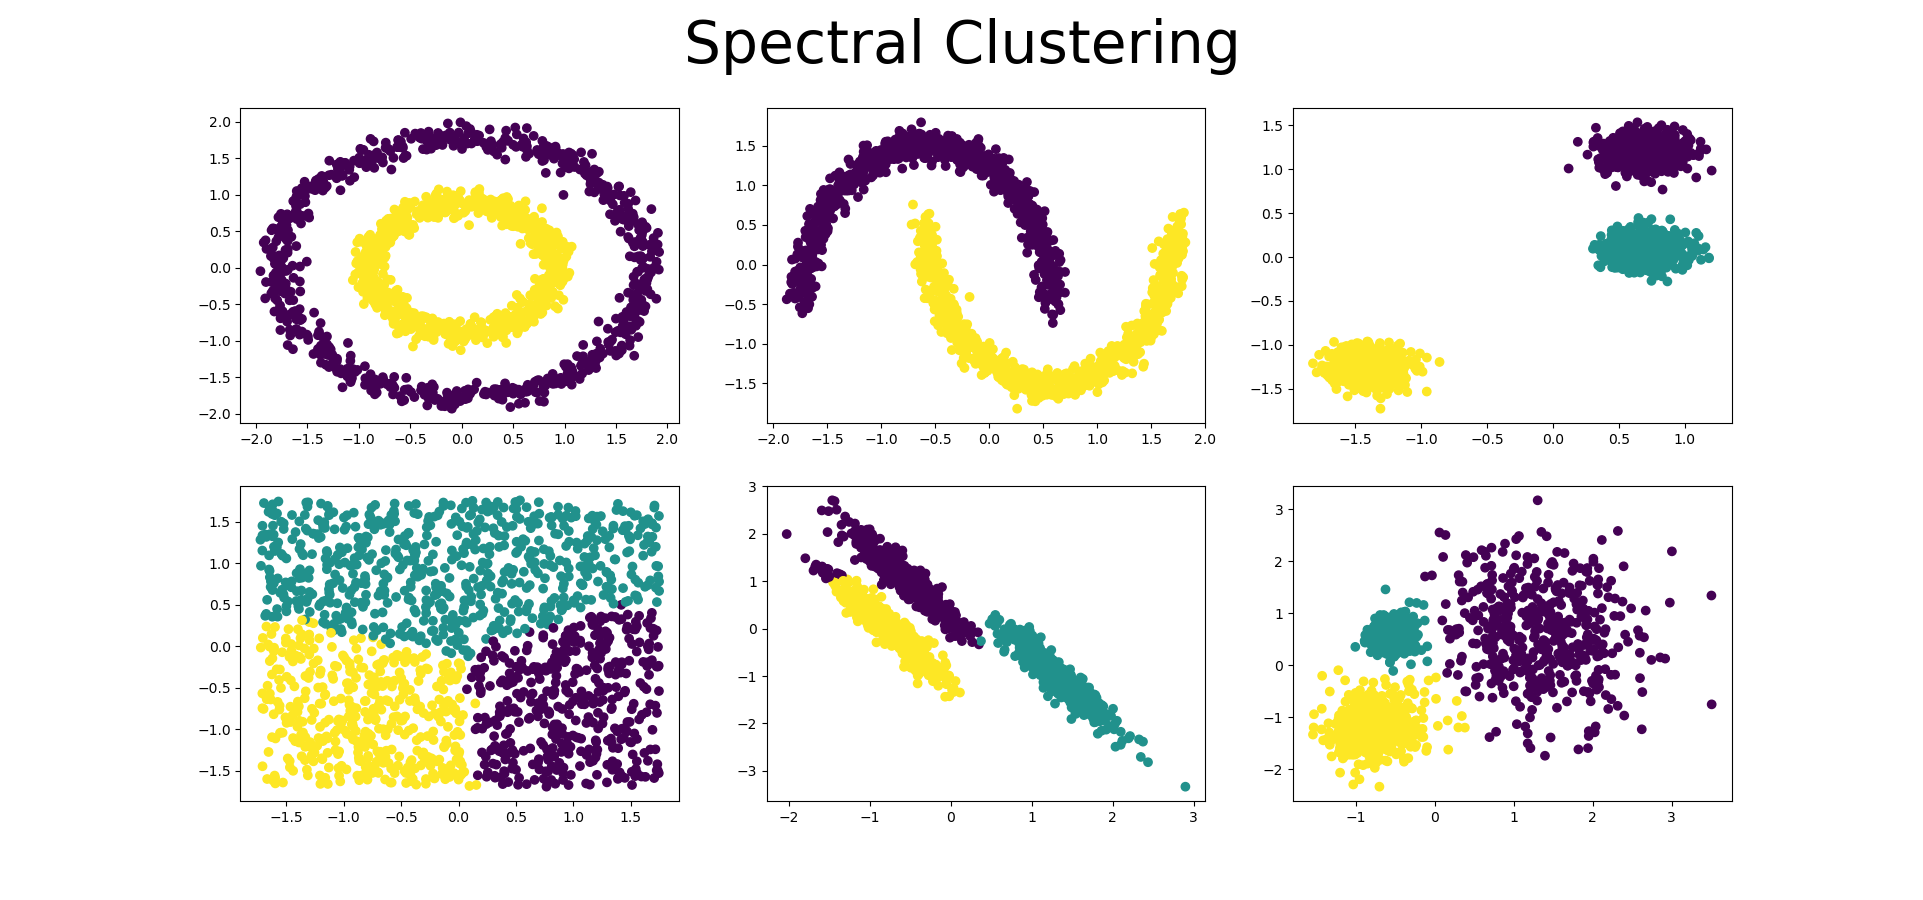

Recreate this plot in Python.
#%matplotlib auto
import numpy as np
import matplotlib.pyplot as plt
from sklearn import cluster, datasets, mixture, metrics
from sklearn.preprocessing import StandardScaler

#----------------------------Crear dataset ejemplo---------------------------

np.random.seed(0)
n_samples = 1500
X = 6* [None]

#Circulos concentricos
Xtemp, _ = datasets.make_circles(n_samples = n_samples, factor=.5, noise=0.05)
X[0]  = StandardScaler().fit_transform(Xtemp)

# Lunas
Xtemp, _ = datasets.make_moons(n_samples = n_samples, noise=0.05)
X[1]  = StandardScaler().fit_transform(Xtemp)

# Blobs
Xtemp, _ = datasets.make_blobs(n_samples = n_samples, random_state=8)
X[2]  = StandardScaler().fit_transform(Xtemp)

# Plano sin agrupaciones
Xtemp = np.random.rand(n_samples,2)
X[3]  = StandardScaler().fit_transform(Xtemp)

# Blobs con deformacion anisotróipica
Xtemp, _ = datasets.make_blobs(n_samples = n_samples, random_state=170)
Xtemp = np.dot(Xtemp,[[0.6,-0.6],[-0.4,0.8]])
X[4]  = StandardScaler().fit_transform(Xtemp)

# Blobs con diferentes varianzas
Xtemp, _ = datasets.make_blobs(n_samples = n_samples, random_state=40,
                               cluster_std=[1.0,2.5,0.5])
X[5]  = StandardScaler().fit_transform(Xtemp)

n_clusters = [2,2,3,3,3,3]

#----------------------------------------------------------------------------

##Tecnicas de agrupación
#Guardar como lista vacia
y=[]
for c, x in zip(n_clusters, X):
    model = cluster.SpectralClustering(n_clusters=c, affinity="nearest_neighbors")
    model.fit(x)
    if hasattr(model, 'labels_'):
        y.append(model.labels_.astype(np.int))
    else:y.append(model.predict(x))
        
##Dibujar
plt.figure(figsize= (27,9))
#Spectral ejemvalores de una matriz o los espectros de una matriz
plt.suptitle('Spectral Clustering', fontsize=42)
for i in range(6):
    ax = plt.subplot(2,3,i+1)
    ax.scatter(X[i][:,0],X[i][:,1], c = y[i])
